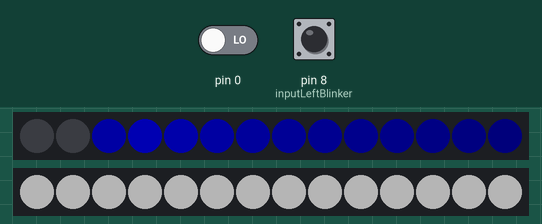
Bench run of a sketch on a simulated Arduino Uno, built with avr-gcc and run on an emulated ATmega328P. Shown: 2 × 14 RGB LEDs in strip order, left to right. The inputs (shaded band) are chosen by the test bench; at power-on: pin 0 LOW, pin 8 (inputLeftBlinker) LOW. Dim RGB values are drawn brighter than linear.

Above: at 1.2 s.
1.3 s: pin 0 driven HIGH
At 1.66 s:
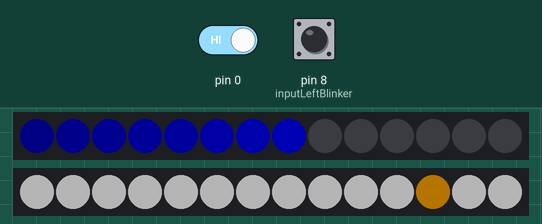
4.2 s: pin 8 (inputLeftBlinker) pulled HIGH for 0.15 s
At 4.38 s:
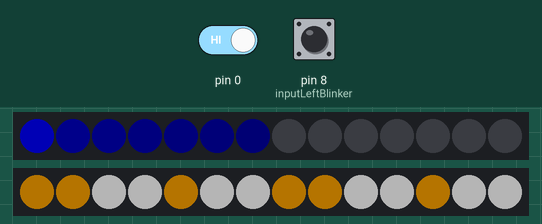
4.9 s: pin 8 (inputLeftBlinker) pulled HIGH for 1 s
At 5.59 s:
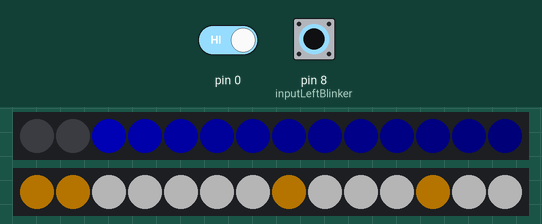
6.5 s: pin 0 driven LOW
At 7.7 s:
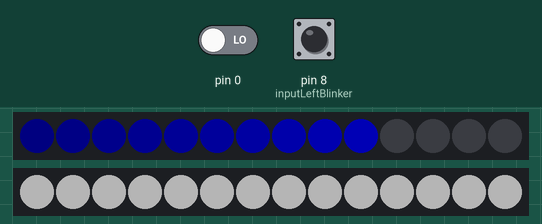
8.4 s: pin 0 driven HIGH
At 8.61 s:
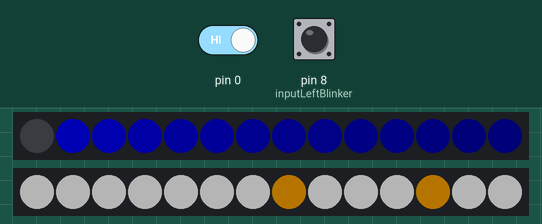
11.4 s: pin 0 driven LOW
At 13.14 s:
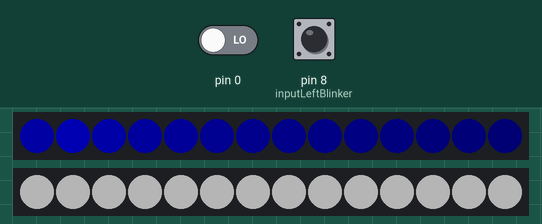
Timing chart, 0 to 14.6 s (numbered marks = the images above; inputs shaded):
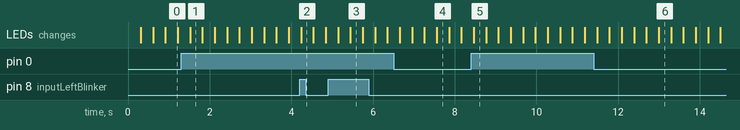

The sketch:

car_leditInc.ino
```cpp
#include "FastLED.h"

FASTLED_USING_NAMESPACE

//Led control for blinker lights and a single light strip

#if defined(FASTLED_VERSION) && (FASTLED_VERSION < 3001000)
#warning "Requires FastLED 3.1 or later; check github for latest code."
#endif

#define DATA_PIN    3
#define CLK_PIN   4
#define LED_TYPE    WS2812
#define COLOR_ORDER GRB
#define NUM_LEDS    14

CRGB leds[NUM_LEDS];
CRGB leds2[NUM_LEDS];

#define BRIGHTNESS          64
#define FRAMES_PER_SECOND  120


int inputLeftBlinker = 8;
int inputRightBlinker = 9;

boolean oikeaVilkku = false;
boolean vasenVilkku = false;

//Global variable from 0-255 used to determine state of lights
unsigned char ledInc = 0;


void setup() {
  pinMode(inputLeftBlinker, INPUT);
  pinMode(inputRightBlinker, INPUT);

  // tell FastLED about the LED strip configuration
  FastLED.addLeds<APA102,A0, A1,RGB>(leds2, NUM_LEDS).setCorrection(TypicalLEDStrip);
  FastLED.addLeds<LED_TYPE,DATA_PIN,COLOR_ORDER>(leds, NUM_LEDS).setCorrection(TypicalLEDStrip);

  // set master brightness control
  FastLED.setBrightness(BRIGHTNESS);
}

void loop()
{
  //Valonauha punainen edes taas
  fadeToBlackBy( leds2, NUM_LEDS, 20);
  int pos = beatsin16(40,0,NUM_LEDS);
  leds2[pos] += CHSV( 160, 255, 192);
  FastLED.show();

  //Etuvalot valkoiseksi aluksi
  for (int i = 0; i < NUM_LEDS; i++) {
      leds[i] = CRGB::White;
  }
  //Määritä vilkkujen totuusarvot
  if(digitalRead(inputLeftBlinker) == HIGH) {
    vasenVilkku = true;
  } else {
    vasenVilkku = false;
  }

  if(digitalRead(inputRightBlinker == HIGH)) {
    oikeaVilkku = true;
  } else {
    oikeaVilkku = false;
  }

  //Käytä vilkkuja
  if (vasenVilkku == true && oikeaVilkku == false) {
    if(ledInc > 0 && ledInc < (255 / 4)) {
      leds[1] = CRGB::Orange;
    } else if (ledInc > (255 / 4) && ledInc < 2 * (255 / 4) ) {
      leds[1] = CRGB::Orange;
      leds[0] = CRGB::Orange;
    } else if (ledInc > 2 * (255 / 4) && ledInc < 3 * (255 / 4)){
      leds[1] = CRGB::Orange;
      leds[0] = CRGB::Orange;
      leds[4] = CRGB::Orange;
    } else {
      //nothing
    }

  } else if (oikeaVilkku == true && vasenVilkku == false) {
    if(ledInc > 0 && ledInc < (255 / 4)) {
      leds[11] = CRGB::Orange;
    } else if (ledInc > (255 / 4) && ledInc < 2 * (255 / 4) ) {
      leds[11] = CRGB::Orange;
      leds[7] = CRGB::Orange;
    } else if (ledInc > 2 * (255 / 4) && ledInc < 3 * (255 / 4)){
      leds[11] = CRGB::Orange;
      leds[7] = CRGB::Orange;
      leds[8] = CRGB::Orange;
    } else {
      //nothing
    }

  } else if (vasenVilkku == true && oikeaVilkku == true) {
    if(ledInc > 0 && ledInc < (255 / 4)) {
      leds[1] = CRGB::Orange;
      leds[11] = CRGB::Orange;
    } else if (ledInc > (255 / 4) && ledInc < 2 * (255 / 4) ) {
      leds[1] = CRGB::Orange;
      leds[0] = CRGB::Orange;
      leds[11] = CRGB::Orange;
      leds[7] = CRGB::Orange;
    } else if (ledInc > 2 * (255 / 4) && ledInc < 3 * (255 / 4)){
      leds[1] = CRGB::Orange;
      leds[0] = CRGB::Orange;
      leds[4] = CRGB::Orange;
      leds[11] = CRGB::Orange;
      leds[7] = CRGB::Orange;
      leds[8] = CRGB::Orange;
    } else {
      //nothing
    }
  } else {
    //nothing
  }

  FastLED.show();

  //Add to global variable, amount determines speed of blinkers
  ledInc += 4;

  // insert a delay to keep the framerate modest
  FastLED.delay(1000/FRAMES_PER_SECOND);
}
```

Measured:
- after the input at 1.3 s, the LEDs: change after 0.22 s (image 1)
- after the input at 8.4 s, the LEDs: change after 0.06 s (image 5)
